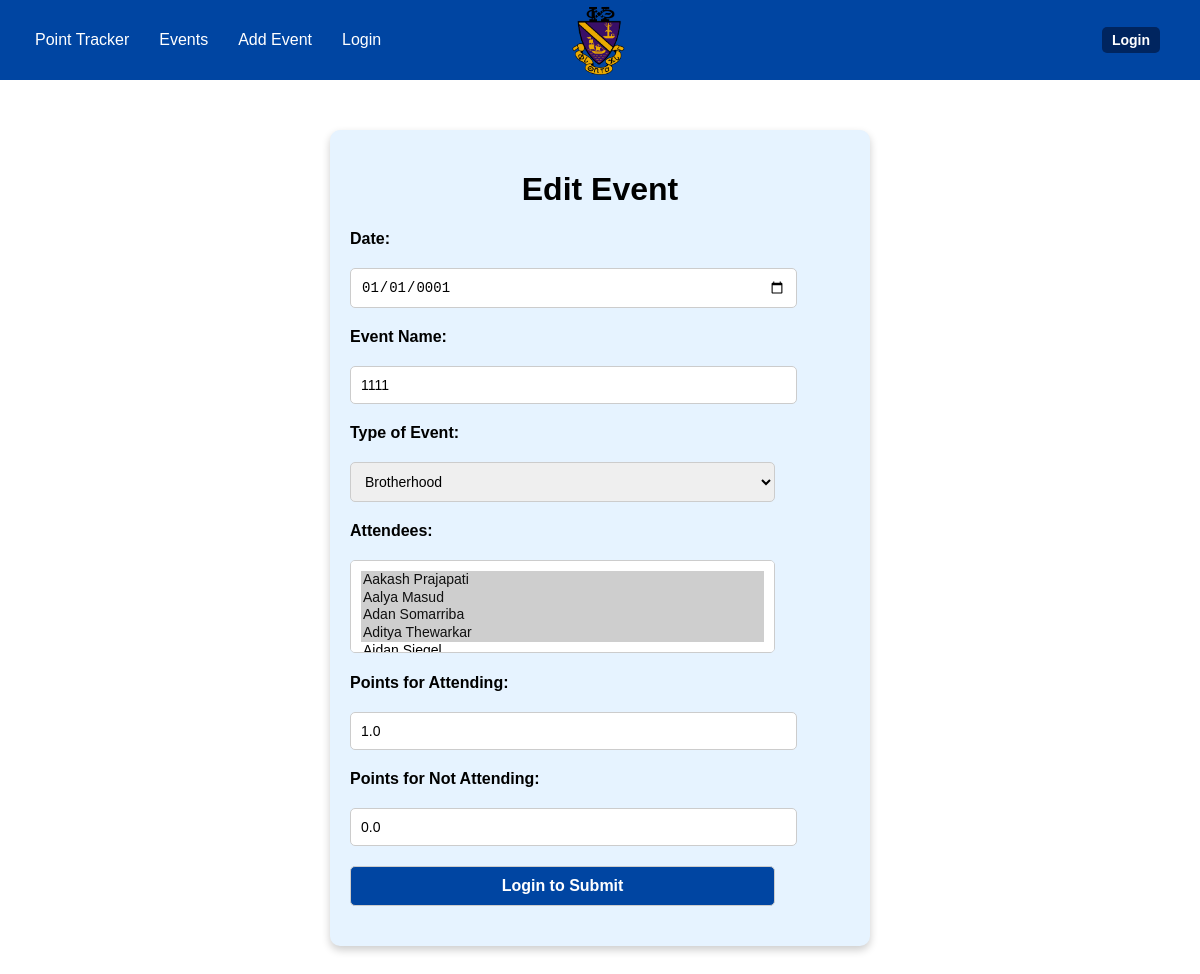
The app's page /edit_event/1 with its own data.
### old-app.py (models this page shows)
class events(db.Model):
    __bind_key__ = 'events'
    id = db.Column(db.Integer, primary_key=True)
    event_name = db.Column(db.String(100), nullable=False)
    event_type = db.Column(db.String(50), nullable=False)
    date = db.Column(db.Date, nullable=False)
    attendees = db.Column(db.Text)
    points_for_attending = db.Column(db.Float, nullable=False)
    points_for_not_attending = db.Column(db.Float, nullable=False)

### old-app.py (the view, shortened to what this page needs)
@app.route('/edit_event/<int:event_id>', methods=['GET', 'POST'])
@app.route('/add_event', methods=['GET', 'POST'])
def add_or_edit_event(event_id=None):
    event = None
    if event_id:
        event = events.query.get_or_404(event_id)
        old_attendees = event.attendees.split(",") if event.attendees else []
        old_event_type = event.event_type
        old_points_for_attending = event.points_for_attending
    members_all = TotalPoint.query.all()
    return render_template('form.html', event=event, members=members_all)

### templates/form.html (shortened to what this page needs)
<!DOCTYPE html>
<html lang="en">
<head>
    <link rel="stylesheet" href="{{ url_for('static', filename='styles.css') }}">
    <link rel="stylesheet" href="https://cdnjs.cloudflare.com/ajax/libs/chosen/1.8.7/chosen.min.css">
</head>
<body>
    <nav class = "navbar">
        <ul>
            <li><a href="/">Point Tracker</a></li>
            <li><a href="/events">Events</a></li>
            <li><a href="/add_event">Add Event</a></li>
            </li><a href="/login">Login</a></li>
        </ul>
        <img src="{{ url_for('static', filename='images/logo.png') }}" alt="Logo" class="navbar-logo">
        {% if current_user.is_authenticated %}
            <div class="navbar-user">
                Welcome, {{ current_user.username }}!
                <a href="/logout" class="logout-button">Logout</a>
            </div>
        {% else %}
            <div class="navbar-user">
                <a href="/login" class="login-button">Login</a>
            </div>
        {% endif %}
    </nav>
    <div class="form-container">
        <h1>{{ "Edit Event" if event else "Add a New Event" }}</h1>
        <form method="POST" onsubmit="return confirmSubmission()">
            <label for="date_of_event">Date:</label>
            <input type="date" name="date_of_event" value="{{ event.date if event else '' }}" required>
            <label for="name_of_event">Event Name:</label>
            <input type="text" name="name_of_event" value="{{ event.event_name if event else '' }}" required>
            <label for="type_of_event">Type of Event:</label>
            <select name="type_of_event" required>
                <option value="Brotherhood" {% if event and event.event_type == 'Brotherhood' %}selected{% endif %}>Brotherhood</option>
            </select>
            <label for="attendees">Attendees:</label>
            <select name="attendees" multiple class="chosen-select">
                {% for member in members %}
                <option value="{{ member.member_name }}" {% if event and member.member_name in event.attendees.split(',') %}selected{% endif %}>
                    {{ member.member_name }}
                </option>
                {% endfor %}
            </select>
            <label for="points_for_attending">Points for Attending:</label>
            <input type="number" name="points_for_attending" value="{{ event.points_for_attending if event else '' }}" required>
            <label for="points_for_not_attending">Points for Not Attending:</label>
            <input type="number" name="points_for_not_attending" value="{{ event.points_for_not_attending if event else '' }}" required>
            {% if current_user.is_authenticated %}
                <button type="submit">{{ "Save Changes" if event else "Submit" }}</button>
            {% else %}
                <button type="button" onclick="redirectToLogin()">Login to Submit</button>
            {% endif %}
        </form>
    </div>
</body>
</html>

### static/styles.css (style rules this page uses)
body { margin: 0; padding: 0; font-family: Arial, sans-serif; }
.navbar { position: relative; background-color: rgb(0, 69, 162); padding: 0; margin: 0; display: flex; align-items: center; justify-content: space-between; height: 80px; padding: 0 20px; }
.navbar ul { list-style-type: none; display: flex; padding: 0px; margin: 0px; overflow: hidden; }
.navbar a { color: white; text-decoration: none; height: 100%; padding: 15px; display: block; text-align: center; }
.navbar li { float: left; margin: 0; padding: 0; }
.navbar-logo { height: 80px; margin: 0 auto; position: absolute; left: 50%; top: 50%; transform: translate(-50%, -50%); }
.form-container { max-width: 500px; margin: 50px auto; background-color: #e6f3ff; padding: 20px; border-radius: 10px; box-shadow: 0px 4px 8px rgba(0, 0, 0, 0.2); }
.form-container label { display: block; margin-bottom: 20px; font-weight: bold; }
.form-container input, .form-container select, .form-container button { width: 85%; padding: 10px; margin-bottom: 20px; border: 1px solid #ccc; border-radius: 5px; font-size: 14px; }
.form-container button { background-color: rgb(0, 69, 162); color: white; font-size: 16px; font-weight: bold; cursor: pointer; transition: background-color 0.3s; }
.form-container h1 { text-align: center; }
.navbar-user { display: flex; align-items: center; font-size: 16px; color: white; font-weight: bold; margin-left: auto; margin-right: 20px; }
.navbar-user .login-button { margin-left: 10px; background-color: rgb(0, 37, 95); color: white; padding: 5px 10px; border-radius: 5px; text-decoration: none; font-size: 14px; font-weight: bold; }

### records on screen
events: date_of_event "01/01/0001", name_of_event "1111", type_of_event "Brotherhood", attendees "Aakash Prajapati ☑ / Aalya Masud ☑ / Adan Somarriba ☑ / Aditya Thewarkar ☑", points_for_attending "1.0", points_for_not_attending "0.0"

### other values on screen
{{ "Edit Event" if event else "Add a New Event" }} "Edit Event"
